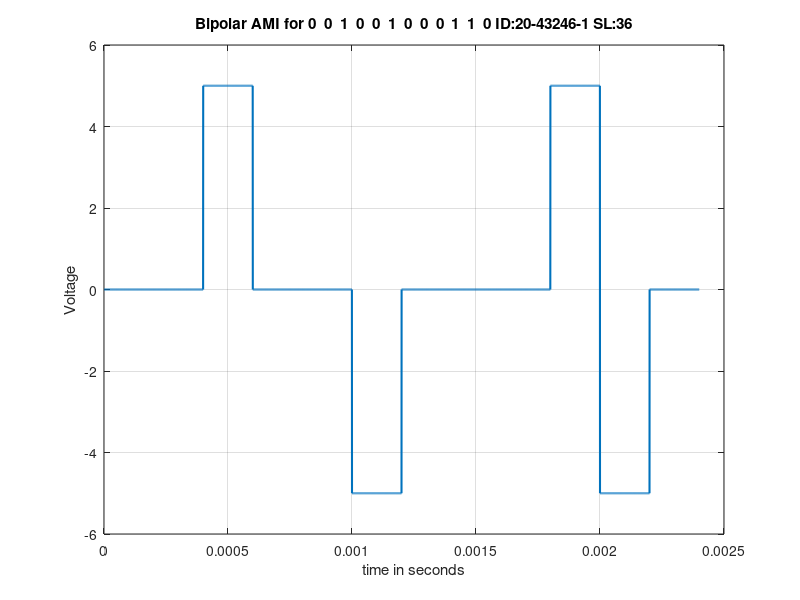

The MATLAB source for this figure:
clc
clear all;
close all;
bit_stream = [0 0 1 0 0 1 0 0 0 1 1 0];
no_bits = length(bit_stream);
bit_rate = 5000; % 5 kbps
pulse_per_bit = 1; % for unipolar nrz
pulse_duration = 1/((pulse_per_bit)*(bit_rate));
no_pulses = no_bits*pulse_per_bit;
samples_per_pulse = 500;
fs = (samples_per_pulse)/(pulse_duration); 
t = 0:1/fs:(no_pulses)*(pulse_duration);
no_samples = length(t); % total number of samples
dig_sig = zeros(1,no_samples);
max_voltage = 5;
min_voltage = -5;
laststate=0;
for i = 1:no_bits
if bit_stream(i) == 1
if(laststate==0)
dig_sig(((i-1)*(samples_per_pulse)+1):i*(samples_per_pulse)) = max_voltage* ones(1,samples_per_pulse); laststate=1;
else
dig_sig(((i-1)*(samples_per_pulse)+1):i*(samples_per_pulse)) = min_voltage* ones(1,samples_per_pulse); laststate=0;
end
else
dig_sig(((i-1)*(samples_per_pulse)+1):i*(samples_per_pulse)) = max_voltage*zeros(1,samples_per_pulse); 
end 
end
plot(t,dig_sig,'linewidth',1.5)
grid on
xlabel('time in seconds')
ylabel('Voltage')
ylim([(min_voltage - (max_voltage)*0.2)
(max_voltage+max_voltage*0.2)])
title(['Bipolar AMI for ',num2str(bit_stream),' ID:20-43246-1 SL:36'])
